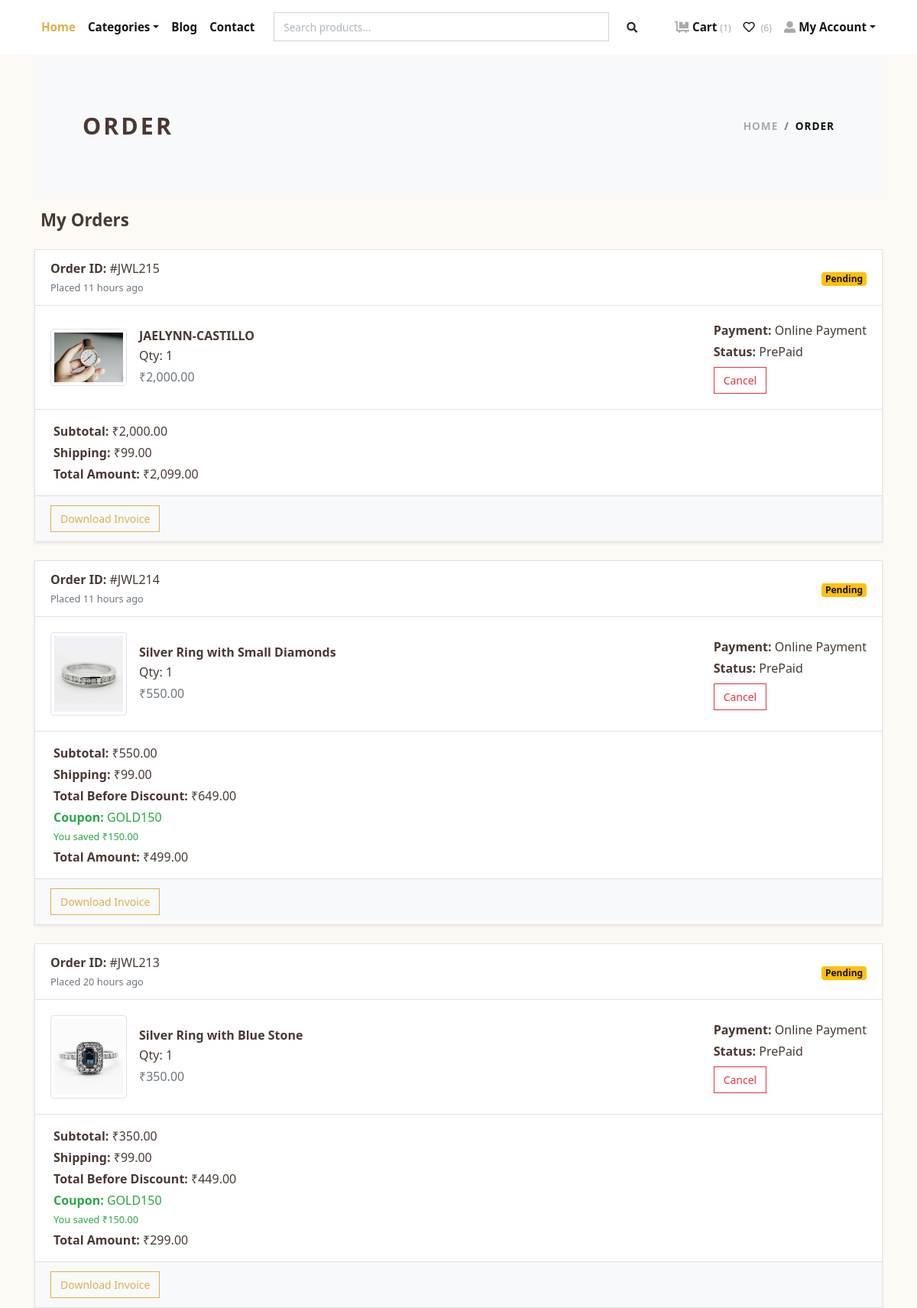
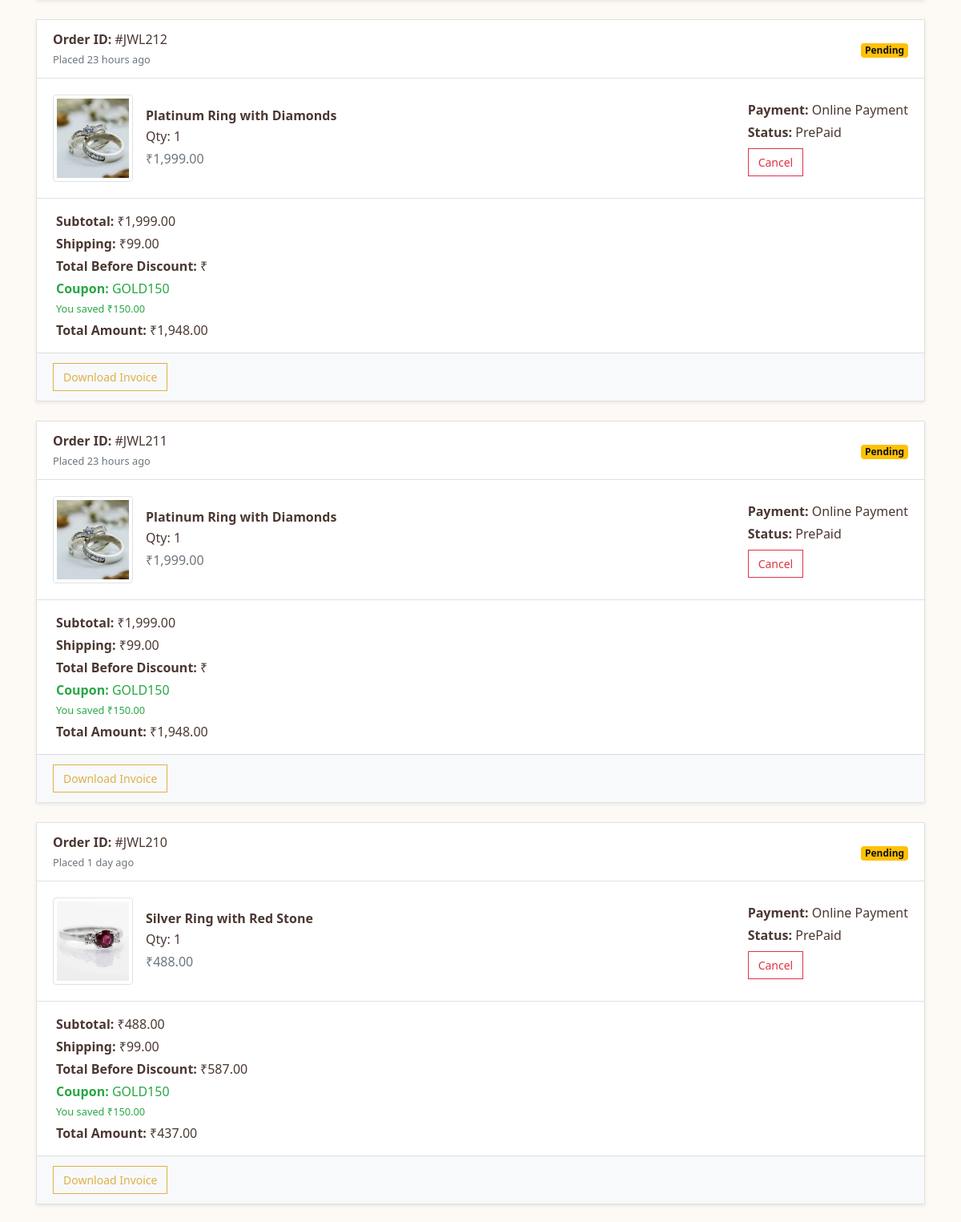
The page /orders/ (signed in, upper part) on the database its author committed (2 pictures, top to bottom).
### store/models.py (models this page shows, shortened)
class Order(models.Model):
    PAYMENT_METHODS = [
        ('COD', 'Cash on Delivery'),
        ('Online', 'Online Payment'),
    ]
    user = models.ForeignKey(User, verbose_name="User", on_delete=models.CASCADE)
    address = models.ForeignKey(Address, verbose_name="Shipping Address", on_delete=models.CASCADE)
    product = models.ForeignKey(Product, verbose_name="Product", on_delete=models.CASCADE, blank=True, null=True)
    quantity = models.PositiveIntegerField(verbose_name="Quantity", blank=True, null=True)
    amount = models.DecimalField(max_digits=10, decimal_places=2, verbose_name="Total Amount",default=0)
    shipping_charge = models.DecimalField(max_digits=10, decimal_places=2, default=99.00)
    ordered_date = models.DateTimeField(auto_now_add=True, verbose_name="Ordered Date")
    razorpay_order_id = models.CharField(max_length=100,null=True,blank=True)
    razorpay_payment_id = models.CharField(max_length=100,null=True,blank=True)
    razorepay_payment_signature = models.CharField(max_length=100,null=True,blank=True)
    payment_method = models.CharField(max_length=10, choices=PAYMENT_METHODS, default='COD')  # New field
    payment_status = models.CharField(max_length=20, default='Pending')  # Optional field
    tracking_uid = models.CharField(max_length=100, unique=True, blank=True, null=True)
    estimated_delivery = models.DateTimeField(null=True, blank=True)
    updated_at = models.DateTimeField(auto_now=True)
    coupon = models.ForeignKey('Coupon', on_delete=models.SET_NULL, null=True, blank=True)
    discount_amount = models.DecimalField(max_digits=10, decimal_places=2, null=True, blank=True)
    final_amount = models.DecimalField(max_digits=10, decimal_places=2, null=True, blank=True)
    status = models.CharField(
        choices=STATUS_CHOICES,
        max_length=50,
        default="Pending"
        )
    @property
    def subtotal(self):
        return sum(item.price * item.quantity for item in self.items.all())

class OrderItem(models.Model):
    order = models.ForeignKey(Order, related_name="items", on_delete=models.CASCADE)
    product = models.ForeignKey(Product, on_delete=models.CASCADE)
    quantity = models.PositiveIntegerField()
    price = models.DecimalField(max_digits=10, decimal_places=2)

class Product(models.Model):
    title = models.CharField(max_length=150, verbose_name="Product Title")
    slug = models.SlugField(max_length=160, verbose_name="Product Slug")
    sku = models.CharField(max_length=255, unique=True, verbose_name="Unique Product ID (SKU)")
    short_description = models.TextField(verbose_name="Short Description")
    detail_description = models.TextField(blank=True, null=True, verbose_name="Detail Description")
    product_image = models.ImageField(upload_to='product', blank=True, null=True, verbose_name="Product Image")
    price = models.DecimalField(max_digits=8, decimal_places=2)
    category = models.ForeignKey(Category, verbose_name="Product Categoy", on_delete=models.CASCADE)
    is_active = models.BooleanField(verbose_name="Is Active?")
    is_featured = models.BooleanField(verbose_name="Is Featured?")
    created_at = models.DateTimeField(auto_now_add=True, verbose_name="Created Date")
    updated_at = models.DateTimeField(auto_now=True, verbose_name="Updated Date")
    class Meta:
        verbose_name_plural = 'Products'
        ordering = ('-created_at', )

class Coupon(models.Model):
    code = models.CharField(max_length=50, unique=True)
    discount_type = models.CharField(
    max_length=10,
    choices=[('percentage', 'Percentage'), ('fixed', 'Fixed')],
    default='percentage'
)
    discount_value = models.DecimalField(max_digits=10, decimal_places=2)
    is_active = models.BooleanField(default=True)
    valid_from = models.DateTimeField()
    valid_to = models.DateTimeField()
    usage_limit = models.PositiveIntegerField(default=1)
    used_count = models.PositiveIntegerField(default=0)

### store/views.py (the view)
# urls.py: path('orders/', views.orders, name="orders"),
@login_required
def orders(request):
    all_orders = Order.objects.filter(user=request.user).order_by('-ordered_date')
    return render(request, 'store/orders.html', {'orders': all_orders})

### store/context_preprocessors.py (called while the page is built)
def store_menu(request):
    categories = Category.objects.filter(is_active=True)
    context = {
        'categories_menu': categories,
    }
    return context

def cart_menu(request):
    if request.user.is_authenticated:
        cart_items= Cart.objects.filter(user=request.user)
        context = {
            'cart_items': cart_items,
        }
    else:
        context = {}
    return context

### templates/store/orders.html (shortened to what this page needs)
{% extends 'base.html' %}
{% load static %}
{% load humanize %}
{% block content %}
<div class="container">
  <section class="py-5 bg-light mb-3">
    <div class="container">
      <div class="row px-4 px-lg-5 py-lg-4 align-items-center">
        <div class="col-lg-6">
          <h1 class="h2 text-uppercase mb-0">Order</h1>
        </div>
        <div class="col-lg-6 text-lg-right">
          <nav aria-label="breadcrumb">
            <ol class="breadcrumb justify-content-lg-end mb-0 px-0">
              <li class="breadcrumb-item active"><a href="{% url 'store:home' %}">Home</a></li>
              <li class="breadcrumb-item" aria-current="page">Order</li>
            </ol>
          </nav>
        </div>
      </div>
    </div>
  </section>
  <h4 class="mb-4 ml-2">My Orders</h4>
  {% if orders %}
    {% for order in orders %}
    <div class="card shadow-sm mb-4">
      <div class="card-header bg-white d-flex justify-content-between align-items-center">
        <div>
          <strong>Order ID:</strong> #JWL{{ order.id }}<br>
          <small class="text-muted">Placed {{ order.ordered_date|naturaltime }}</small>
        </div>
        <div>
          <span class="badge
            {% if order.status == 'Delivered' %} bg-success
            {% elif order.status == 'Pending' %} bg-warning text-dark
            {% elif order.status == 'Cancelled' %} bg-danger
            {% else %} bg-secondary {% endif %}">
            {{ order.status }}
          </span>
        </div>
      </div>
      {% for item in order.items.all %}
      <div class="card-body d-flex align-items-center border-bottom">
        <a class="reset-anchor d-block" href="{% url 'store:product-detail' item.product.slug %}">
          <img src="{{ item.product.product_image.url }}" alt="{{ item.product.title }}" class="img-thumbnail me-3" width="100">
        </a>
        <div class="flex-grow-1">
          <a class="reset-anchor d-block" href="{% url 'store:product-detail' item.product.slug %}">
            <h6 class="mb-1 ml-3">{{ item.product.title }}</h6>
          </a>
          <p class="mb-1 ml-3">Qty: {{ item.quantity }}</p>
          <p class="mb-0 text-muted ml-3">₹{{ item.price|intcomma }}</p>
        </div>
        {% if forloop.first %}
        <div class="text-end ms-auto">
          <p class="mb-1"><strong>Payment:</strong> {{ order.get_payment_method_display }}</p>
          <p class="mb-1"><strong>Status:</strong> {{ order.payment_status }}</p>
          {% if order.status not in "Cancelled,Delivered,On The Way" %}
          <form method="post" action="{% url 'store:cancel_order' order.id %}" class="mt-2">
            <button class="btn btn-sm btn-outline-danger">Cancel</button>
          </form>
          {% endif %}
        </div>
        {% endif %}
      </div>
      {% endfor %}
      <div class="px-4 py-3">
        <p class="mb-1"><strong>Subtotal:</strong> ₹{{ order.amount|intcomma }}</p>
        <p class="mb-1"><strong>Shipping:</strong> ₹{{ order.shipping_charge|intcomma }}</p>
        {% if order.coupon %}
        <p class="mb-1"><strong>Total Before Discount:</strong> ₹{{ order.subtotal|add:order.shipping_charge|intcomma|floatformat:2  }}</p>
        <p class="mb-1 text-success">
          <strong>Coupon:</strong> {{ order.coupon.code }} <br>
          <small>You saved ₹{{ order.discount_amount|floatformat:2 }}</small>
        </p>
        {% endif %}
        <p class="mb-0"><strong>Total Amount:</strong> ₹{{ order.final_amount|intcomma }}</p>
      </div>
      <div class="card-footer text-end bg-light">
        <a href="{% url 'store:invoice' order.id %}" class="btn btn-sm btn-outline-primary" target="_blank">
          Download Invoice
        </a>
      </div>
    </div>
    {% endfor %}
  {% else %}
    <div class="text-center py-5">
      <h4>No orders yet!</h4>
      <a href="{% url 'store:home' %}" class="btn btn-primary mt-3">Shop Now</a>
    </div>
  {% endif %}
</div>
{% endblock content %}

### templates/navbar.html (shortened to what this page needs)
{% load static %}
<header class="header bg-white">
  <div class="container px-0 px-lg-3">
    <nav class="navbar navbar-expand-lg navbar-light py-3 px-lg-0 fixed-top">
      <div class="collapse navbar-collapse" id="navbarSupportedContent">
        <ul class="navbar-nav mr-auto">
          <li class="nav-item">
            <a class="nav-link active" href="{% url 'store:home' %}">Home</a>
          </li>
          <li class="nav-item dropdown">
            <a class="nav-link dropdown-toggle" id="pagesDropdown" href="#" data-toggle="dropdown" aria-haspopup="true"
              aria-expanded="false">Categories</a>
          </li>
          <li class="nav-item">
            <a class="nav-link" href="{% url 'store:blog_list' %}">Blog</a>
          </li>
          <li class="nav-item">
            <a class="nav-link" href="{% url 'store:contact' %}">Contact</a>
          </li>
        </ul>
        <div class="d-flex align-items-center">
          <form method="GET" action="{% url 'store:search' %}" class="form-inline d-none d-lg-block" style="width:500px;">
            <div class="input-group">
              <input type="text" name="q" class="form-control" placeholder="Search products..." aria-label="Search" required>
              <div class="input-group-append">
                <button class="btn" type="submit" style="border: none; background-color: transparent;">
                  <i class="fas fa-search fa-sm"></i>
                </button>
              </div>
            </div>
          </form>
        </div>
        <ul class="navbar-nav ml-auto">
          {% if request.user.is_authenticated %}
          <li class="nav-item">
            <a class="nav-link" href="{% url 'store:cart' %}">
              <i class="fas fa-dolly-flatbed mr-1 text-gray"></i>Cart
              <small class="text-gray">({{ cart_items.count }})</small>
            </a>
          </li>
          <li class="nav-item">
            <a class="nav-link" href="{% url 'store:wishlist' %}">
              <i class="far fa-heart mr-1"></i>
              <small class="text-gray">({{ user.wishlist_set.count }})</small>
            </a>
          </li>
          <li class="nav-item dropdown">
            <a class="nav-link dropdown-toggle" id="userDropdown" href="#" data-toggle="dropdown" aria-haspopup="true"
              aria-expanded="false"><i class="fas fa-user-alt mr-1 text-gray"></i>My Account</a>
          </li>
          {% else %}
          <li class="nav-item"><a class="nav-link" href="{% url 'store:login' %}">Login</a></li>
          <li class="nav-item"><a class="nav-link" href="{% url 'store:register' %}">Create Account</a></li>
          {% endif %}
        </ul>
      </div>
    </nav>
  </div>
</header>

### jewelryshop/static/css/style.default.css (style rules this page uses)
.text-gray { color: #aaa !important; }
strong { font-weight: 700; }
.navbar { position: relative; }
.text-uppercase { text-transform: uppercase; letter-spacing: 0.1em; }
.reset-anchor { color: inherit; transition: all 0.3s; }
.navbar { padding: 0.5rem 1rem; }
.navbar-light .navbar-nav .nav-link { color: rgba(17, 17, 17, 0.99); font-weight: 800; font-size: 0.95rem; transition: all 0.3s; }
.navbar-light .navbar-nav .show > .nav-link, .navbar-light .navbar-nav .active > .nav-link, .navbar-light .navbar-nav .nav-link.show, .navbar-light .navbar-nav .nav-link.active { color: #dcb14a; }
.btn { font-weight: 400; border: 1px solid transparent; font-family: inherit; padding: 0.375rem 1.5rem; font-size: 1rem; line-height: 1.5; border-radius: 0; transition: color 0.15s ease-in-out, background-color 0.15s ease-in-out, border-color 0.15s ease-in-out, box-shadow 0.15s ease-in-out; }
.btn-outline-primary { color: #dcb14a; background-color: transparent; background-image: none; border-color: #dcb14a; }
.btn-outline-danger { color: #dc3545; background-color: transparent; background-image: none; border-color: #dc3545; }
.btn-sm { padding: 0.375rem 0.75rem; font-size: 0.875rem; line-height: 1.5; border-radius: 0; }
body { font-family: "Libre Franklin", sans-serif; font-size: 1rem; font-weight: 400; line-height: 1.5; color: #111111; background-color: #fff; }
a { color: #dcb14a; text-decoration: none; }
h1, h2, h3, h4, h5, h6, .h1, .h2, .h3, .h4, .h5, .h6 { margin-bottom: 0.5rem; font-family: inherit; font-weight: 900; line-height: 1.2; color: inherit; }
h1, .h1 { font-size: 2.2rem; }
h2, .h2 { font-size: 1.9rem; }
h4, .h4 { font-size: 1.4rem; }
h6, .h6 { font-size: 1rem; }
small, .small { font-size: 80%; font-weight: 400; }
.bg-warning { background-color: #ffc107 !important; }
.bg-light { background-color: #f8f9fa !important; }
.text-success { color: #28a745 !important; }
.text-dark { color: #111111 !important; }
.shadow-sm { box-shadow: 0 0.125rem 0.25rem rgba(17, 17, 17, 0.075) !important; }
.form-control { padding: 0.375rem 0.75rem; font-size: 1rem; line-height: 1.5; color: #495057; background-color: #fff; border: 1px solid #ced4da; border-radius: 0; transition: border-color 0.15s ease-in-out, box-shadow 0.15s ease-in-out; }
.form-control::placeholder { color: #adb5bd; font-size: 0.85rem; font-weight: 400; }
.nav-link { padding: 0.5rem 1rem; }
.card { background-color: #fff; border: 1px solid rgba(17, 17, 17, 0.125); border-radius: 0; }
.card-body { padding: 1.25rem; }
.card-header { padding: 0.75rem 1.25rem; background-color: rgba(17, 17, 17, 0.03); border-bottom: 1px solid rgba(17, 17, 17, 0.125); }
.card-header:first-child { border-radius: calc(0 - 1px) calc(0 - 1px) 0 0; }
.card-footer { padding: 0.75rem 1.25rem; background-color: #f8f9fa; border-top: 1px solid rgba(17, 17, 17, 0.125); }
.card-footer:last-child { border-radius: 0 0 calc(0 - 1px) calc(0 - 1px); }
.breadcrumb { background: #f8f9fa; }
.breadcrumb-item { font-size: 0.85rem; text-transform: uppercase; letter-spacing: 0.07em; font-weight: 900; color: #111111; }
.breadcrumb-item a { color: inherit; transition: all 0.3s; }
.breadcrumb-item.active { color: #aaa; }

### jewelryshop/static/css/stylecontact.css (style rules this page uses)
body { font-family: 'Segoe UI', sans-serif; background-color: #fdfaf6; color: #4b3832; }

### jewelryshop/static/css/styleblog.css (style rules this page uses)
body { background-color: #fdfaf6; color: #4b3832; font-family: 'Segoe UI', sans-serif; }

### rows shown on the page
Order: id "215", ordered_date "11 hours ago", status "Pending", payment_method "Online Payment", payment_status "PrePaid", amount "2,000.00", shipping_charge "99.00", final_amount "2,099.00"
OrderItem: product.product_image (picture), product "JAELYNN-CASTILLO", quantity "1", price "2,000.00"
Order: id "214", ordered_date "11 hours ago", status "Pending", payment_method "Online Payment", payment_status "PrePaid", amount "550.00", shipping_charge "99.00", subtotal|add "649.00", coupon.code "GOLD150", discount_amount "150.00", final_amount "499.00"
OrderItem: product.product_image (picture), product "Silver Ring with Small Diamonds", quantity "1", price "550.00"
Order: id "213", ordered_date "20 hours ago", status "Pending", payment_method "Online Payment", payment_status "PrePaid", amount "350.00", shipping_charge "99.00", subtotal|add "449.00", coupon.code "GOLD150", discount_amount "150.00", final_amount "299.00"
OrderItem: product.product_image (picture), product "Silver Ring with Blue Stone", quantity "1", price "350.00"
Order: id "212", ordered_date "23 hours ago", status "Pending", payment_method "Online Payment", payment_status "PrePaid", amount "1,999.00", shipping_charge "99.00", coupon.code "GOLD150", discount_amount "150.00", final_amount "1,948.00"
OrderItem: product.product_image (picture), product "Platinum Ring with Diamonds", quantity "1", price "1,999.00"
Order: id "211", ordered_date "23 hours ago", status "Pending", payment_method "Online Payment", payment_status "PrePaid", amount "1,999.00", shipping_charge "99.00", coupon.code "GOLD150", discount_amount "150.00", final_amount "1,948.00"
OrderItem: product.product_image (picture), product "Platinum Ring with Diamonds", quantity "1", price "1,999.00"
Order: id "210", ordered_date "1 day ago", status "Pending", payment_method "Online Payment", payment_status "PrePaid", amount "488.00", shipping_charge "99.00", subtotal|add "587.00", coupon.code "GOLD150", discount_amount "150.00", final_amount "437.00"
OrderItem: product.product_image (picture), product "Silver Ring with Red Stone", quantity "1", price "488.00"

### other values the page prints
{{ cart_items.count }} "1"
{{ user.wishlist_set.count }} "6"
